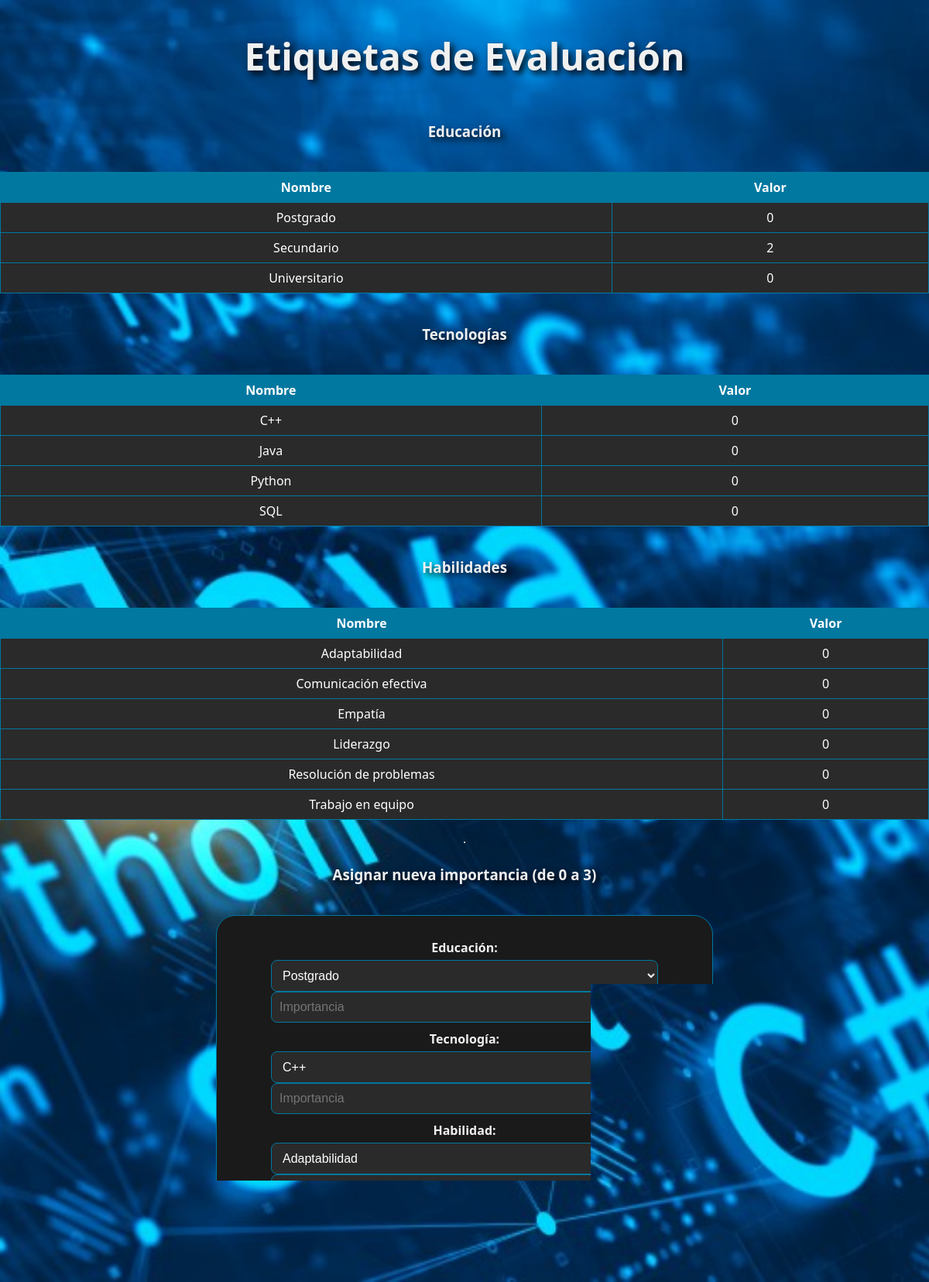
Page /etiquetas on the committed database.
### FlaskLocal.py (models this page shows)
class Educacion(db.Model):
    __tablename__ = 'educacion'
    idedu = db.Column(db.Integer, primary_key=True)
    nombre = db.Column(db.String(100), nullable=False, unique=True)
    importancia = db.Column(db.Integer, nullable=False)

class Tecnologia(db.Model):
    __tablename__ = 'tecnologia'
    idtec = db.Column(db.Integer, primary_key=True)
    nombre = db.Column(db.String(100), nullable=False, unique=True)
    importancia = db.Column(db.Integer, nullable=False)

class Habilidad(db.Model):
    __tablename__ = 'habilidad'
    idhab = db.Column(db.Integer, primary_key=True)
    nombre = db.Column(db.String(100), nullable=False, unique=True)
    importancia = db.Column(db.Integer, nullable=False)

### FlaskLocal.py (the view)
@app.route("/etiquetas")
def mostrar_etiquetas():
    educaciones = Educacion.query.all()
    tecnologias = Tecnologia.query.all()
    habilidades = Habilidad.query.all()
    df_edu = pd.DataFrame([{"Nombre": e.nombre, "Valor": e.importancia} for e in educaciones])
    df_tec = pd.DataFrame([{"Nombre": t.nombre, "Valor": t.importancia} for t in tecnologias])
    df_hab = pd.DataFrame([{"Nombre": h.nombre, "Valor": h.importancia} for h in habilidades])
    tabla_edu = df_edu.to_html(classes="table table-bordered", index=False)
    tabla_tec = df_tec.to_html(classes="table table-bordered", index=False)
    tabla_hab = df_hab.to_html(classes="table table-bordered", index=False)
    return render_template("etiquetas.html",
                           tabla_edu=tabla_edu,
                           tabla_tec=tabla_tec,
                           tabla_hab=tabla_hab,
                           educaciones=educaciones,
                           habilidades=habilidades,
                           tecnologias=tecnologias)

### templates/etiquetas.html (shortened to what this page needs)
<!DOCTYPE html>
<html lang="es">
<head>
    <link rel="stylesheet" href="{{ url_for('static', filename='StylesCrear.css') }}">
</head>
<body class="container mt-4">
    <h1 class="mb-4">Etiquetas de Evaluación</h1>
    <h3>Educación</h3>
    {{ tabla_edu|safe }}
    <h3>Tecnologías</h3>
    {{ tabla_tec|safe }}
    <h3>Habilidades</h3>
    {{ tabla_hab|safe }}
    <hr class="my-4">
    <h3>Asignar nueva importancia (de 0 a 3)</h3>
    <form method="POST" action="{{ url_for('asignar_valores') }}">
        <div class="row mb-3">
            <div class="col-md-4">
                <label for="educacion_id" class="form-label">Educación:</label>
                <select name="educacion_id" class="form-select">
                    {% for e in educaciones %}
                        <option value="{{ e.idedu }}">{{ e.nombre }}</option>
                    {% endfor %}
                </select>
                <input type="number" name="valor_educacion" class="form-control mt-2" min="0" max="3" placeholder="Importancia">
            </div>
            <div class="col-md-4">
                <label for="tecnologia_id" class="form-label">Tecnología:</label>
                <select name="tecnologia_id" class="form-select">
                    {% for t in tecnologias %}
                        <option value="{{ t.idtec }}">{{ t.nombre }}</option>
                    {% endfor %}
                </select>
                <input type="number" name="valor_tecnologia" class="form-control mt-2" min="0" max="3" placeholder="Importancia">
            </div>
            <div class="col-md-4">
                <label for="habilidad_id" class="form-label">Habilidad:</label>
                <select name="habilidad_id" class="form-select">
                    {% for h in habilidades %}
                        <option value="{{ h.idhab }}">{{ h.nombre }}</option>
                    {% endfor %}
                </select>
                <input type="number" name="valor_habilidad" class="form-control mt-2" min="0" max="3" placeholder="Importancia">
            </div>
        </div>
        <button type="submit" class="btn btn-primary">Guardar valores</button>
    </form>
</body>
</html>

### static/StylesCrear.css (style rules this page uses)
html { background: linear-gradient(to bottom, #000000, #353535); }
body { display: flex; flex-direction: column; min-height: 100vh; margin: 0; padding: 0; font-family: 'Segoe UI', sans-serif; color: #f0f0f0; background: url('/static/images/background.jpg') no-repeat center center fixed; background-size: cover; }
h1 { text-align: center; margin-top: 40px; font-size: 3rem; font-weight: bold; text-shadow: 4px 4px 8px #000000; }
h2, h3 { text-align: center; margin: 20px 0; text-shadow: 4px 4px 8px #000000; }
form { margin: 20px auto; padding: 20px; border-radius: 25px; background-color: #1a1a1a; color: #f0f0f0; border: 1px solid #0078A0; width: 50%; text-align: center; }
table { width: 100%; border-collapse: collapse; margin: 20px 0; background-color: #1a1a1a; color: #ffffff; }
table th, table td { border: 1px solid #0078A0; padding: 8px; text-align: center; }
table th { background-color: #0078A0; color: white; font-weight: bold; }
table tr { background-color: #2a2a2a; }
label { display: block; margin: 10px 0 5px; font-weight: bold; }
form input, form select, form textarea { width: 100%; box-sizing: border-box; max-width: 500px; min-width: 250px; margin: 0 auto; display: block; }
input, select, button { margin: 10px 0; padding: 10px; font-size: 16px; border: 1px solid #0078A0; border-radius: 8px; background-color: #2a2a2a; color: #ffffff; }
button { background-color: #0078A0; color: white; padding: 10px 20px; border-radius: 12px; border: none; cursor: pointer; transition: filter 0.3s ease; }

### rows in the picture
Educacion: nombre "Nombre Valor Postgrado 0 Secundario 2 Universitario 0"
Tecnologia: nombre "Nombre Valor C++ 0 Java 0 Python 0 SQL 0"
Habilidad: nombre "Nombre Valor Adaptabilidad 0 Comunicación efectiva 0 Empatía 0 Liderazgo 0 Resolución de problemas 0 Trabajo en equipo 0"

### other values in the picture
form field educacion_id "Postgrado"
form field tecnologia_id "C++"
form field habilidad_id "Adaptabilidad"
